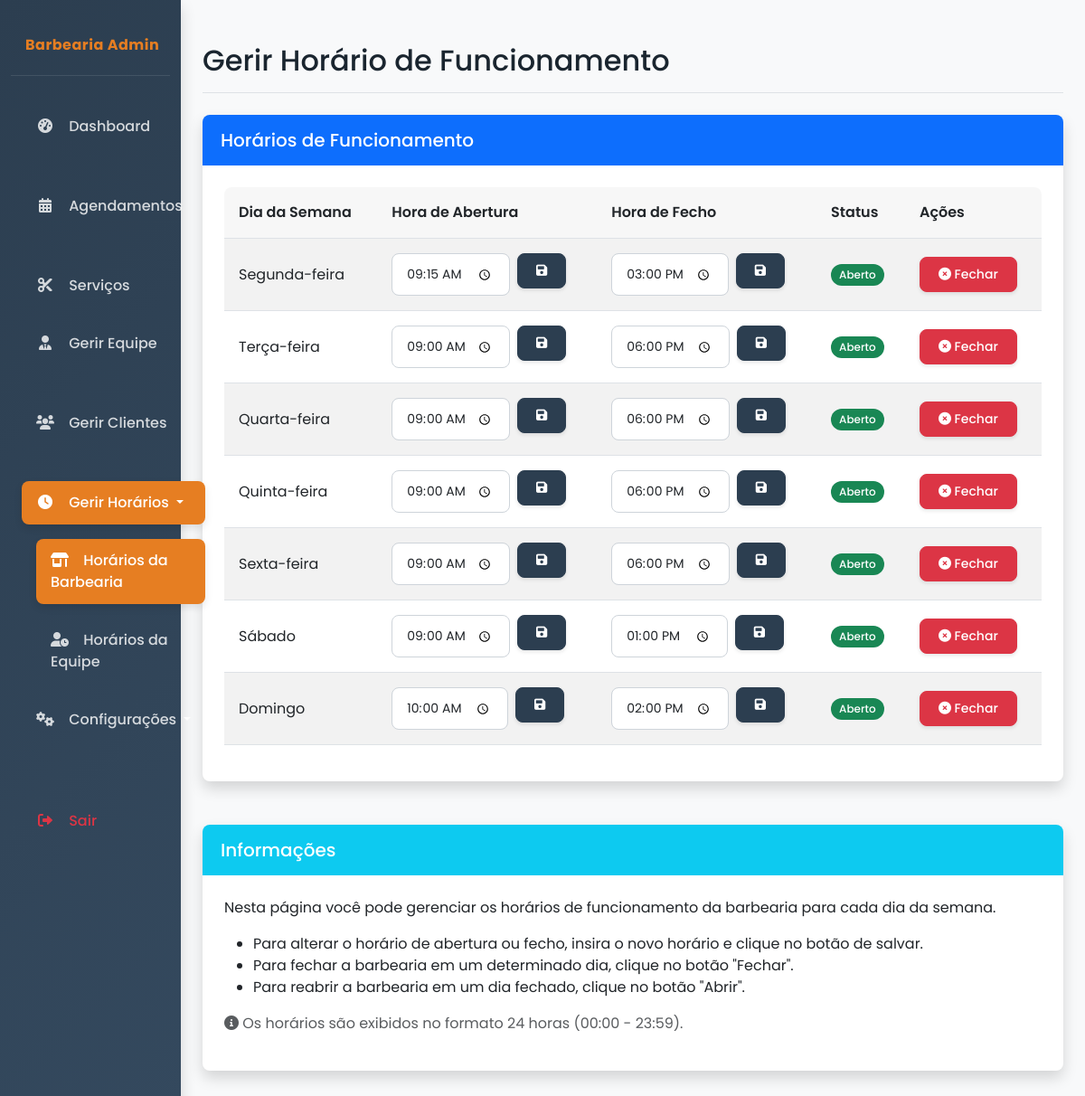
Screenshot of /admin/horarios (signed in) with the database file from the repository.
### app/app.py (models this page shows, shortened)
class DiaSemana(db.Model):
    __tablename__ = 'dias_semana'
    id = db.Column(db.Integer, primary_key=True)
    nome = db.Column(db.String(20), nullable=False)  # Segunda-feira, Terça-feira, etc.
    hora_abertura = db.Column(db.Time, nullable=False)
    hora_fechamento = db.Column(db.Time, nullable=False)
    ativo = db.Column(db.Boolean, default=True)  # Se o dia está aberto ou fechado

### app/app.py (the view, shortened to what this page needs)
@app.route('/admin/horarios')
def admin_horarios():
    if 'admin_id' not in session:
        flash('Por favor, faça login para acessar esta página.', 'warning')
        return redirect(url_for('login'))
    dias = DiaSemana.query.all()
    return render_template('admin_horarios.html', dias=dias)

### app/app.py (called while the page is built)
@login_manager.user_loader
def load_user(user_id):
    return UsuarioAdmin.query.get(int(user_id))

### app/templates/admin_horarios.html (shortened to what this page needs)
{% extends "admin_base.html" %}
{% block header %}Gerir Horário de Funcionamento{% endblock %}
{% block content %}
<div class="row mb-4">
    <div class="col-md-12">
        <div class="card">
            <div class="card-header bg-primary text-white">
                <h5 class="card-title mb-0">Horários de Funcionamento</h5>
            </div>
            <div class="card-body">
                <div class="table-responsive">
                    <table class="table table-striped table-hover">
                        <thead>
                            <tr>
                                <th>Dia da Semana</th>
                                <th>Hora de Abertura</th>
                                <th>Hora de Fecho</th>
                                <th>Status</th>
                                <th>Ações</th>
                            </tr>
                        </thead>
                        <tbody>
                            {% for dia in dias %}
                            <tr>
                                <td>{{ dia.nome }}</td>
                                <td>
                                    <form action="{{ url_for('admin_horarios_editar', id=dia.id) }}" method="POST" class="row g-2">
                                        <div class="col-auto">
                                            <input type="time" class="form-control form-control-sm" name="hora_abertura" value="{{ dia.hora_abertura.strftime('%H:%M') }}" required>
                                        </div>
                                        <div class="col-auto">
                                            <button type="submit" class="btn btn-sm btn-primary"><i class="fas fa-save"></i></button>
                                        </div>
                                    </form>
                                </td>
                                <td>
                                    <form action="{{ url_for('admin_horarios_editar', id=dia.id) }}" method="POST" class="row g-2">
                                        <div class="col-auto">
                                            <input type="time" class="form-control form-control-sm" name="hora_fechamento" value="{{ dia.hora_fechamento.strftime('%H:%M') }}" required>
                                        </div>
                                        <div class="col-auto">
                                            <button type="submit" class="btn btn-sm btn-primary"><i class="fas fa-save"></i></button>
                                        </div>
                                    </form>
                                </td>
                                <td>
                                    {% if dia.ativo %}
                                    <span class="badge bg-success">Aberto</span>
                                    {% else %}
                                    <span class="badge bg-danger">Fechado</span>
                                    {% endif %}
                                </td>
                                <td>
                                    <form action="{{ url_for('admin_horarios_alternar_status', id=dia.id) }}" method="POST">
                                        {% if dia.ativo %}
                                        <button type="submit" class="btn btn-sm btn-danger">
                                            <i class="fas fa-times-circle"></i> Fechar
                                        </button>
                                        {% else %}
                                        <button type="submit" class="btn btn-sm btn-success">
                                            <i class="fas fa-check-circle"></i> Abrir
                                        </button>
                                        {% endif %}
                                    </form>
                                </td>
                            </tr>
                            {% endfor %}
                        </tbody>
                    </table>
                </div>
            </div>
        </div>
    </div>
</div>
<div class="row">
    <div class="col-md-12">
        <div class="card">
            <div class="card-header bg-info text-white">
                <h5 class="card-title mb-0">Informações</h5>
            </div>
            <div class="card-body">
                <p>Nesta página você pode gerenciar os horários de funcionamento da barbearia para cada dia da semana.</p>
                <ul>
                    <li>Para alterar o horário de abertura ou fecho, insira o novo horário e clique no botão de salvar.</li>
                    <li>Para fechar a barbearia em um determinado dia, clique no botão "Fechar".</li>
                    <li>Para reabrir a barbearia em um dia fechado, clique no botão "Abrir".</li>
                </ul>
                <p class="text-muted"><i class="fas fa-info-circle"></i> Os horários são exibidos no formato 24 horas (00:00 - 23:59).</p>
            </div>
        </div>
    </div>
</div>
{% endblock %}

### app/templates/admin_base.html (style rules this page uses)
:root { --primary-color: #2c3e50; --secondary-color: #34495e; --accent-color: #e67e22; --light-color: #ecf0f1; --dark-color: #1a252f; --success-color: #2ecc71; --warning-color: #f39c12; --danger-color: #e74c3c; --info-color: #3498db; --border-radius: 0.5rem; --box-shadow: 0 0.5rem 1rem rgba(0, 0, 0, 0.15); --transition-speed: 0.3s; }
body { font-family: 'Poppins', sans-serif; background-color: #f8f9fa; color: var(--dark-color); overflow-x: hidden; }
.card { border: none; border-radius: var(--border-radius); box-shadow: var(--box-shadow); transition: transform var(--transition-speed) ease, box-shadow var(--transition-speed) ease; margin-bottom: 1.5rem; overflow: hidden; }
.card-header { font-weight: 600; border-bottom: none; padding: 1rem 1.25rem; }
.card-body { padding: 1.5rem; }
.btn { border-radius: var(--border-radius); font-weight: 500; padding: 0.5rem 1.25rem; transition: all var(--transition-speed) ease; box-shadow: 0 2px 4px rgba(0, 0, 0, 0.1); }
.btn-primary { background-color: var(--primary-color); border-color: var(--primary-color); }
.table { border-collapse: separate; border-spacing: 0; }
.table-responsive { border-radius: var(--border-radius); overflow-x: auto; }
.table th { background-color: rgba(0, 0, 0, 0.03); font-weight: 600; border-top: none; }
.table td, .table th { padding: 1rem; vertical-align: middle; }
.form-control, .form-select { border-radius: var(--border-radius); padding: 0.75rem 1rem; border: 1px solid #ced4da; transition: all var(--transition-speed) ease; }
.badge { font-weight: 500; padding: 0.5em 0.75em; border-radius: 30px; }
.fade-in { animation: fadeIn 0.5s ease-in-out; }
.slide-up { animation: slideUp 0.5s ease-in-out; }

### rows the page displays
DiaSemana: nome "Segunda-feira", hora_abertura "09:15", hora_fechamento "15:00", ativo "Aberto"
DiaSemana: nome "Terça-feira", hora_abertura "09:00", hora_fechamento "18:00", ativo "Aberto"
DiaSemana: nome "Quarta-feira", hora_abertura "09:00", hora_fechamento "18:00", ativo "Aberto"
DiaSemana: nome "Quinta-feira", hora_abertura "09:00", hora_fechamento "18:00", ativo "Aberto"
DiaSemana: nome "Sexta-feira", hora_abertura "09:00", hora_fechamento "18:00", ativo "Aberto"
DiaSemana: nome "Sábado", hora_abertura "09:00", hora_fechamento "13:00", ativo "Aberto"
DiaSemana: nome "Domingo", hora_abertura "10:00", hora_fechamento "14:00", ativo "Aberto"
